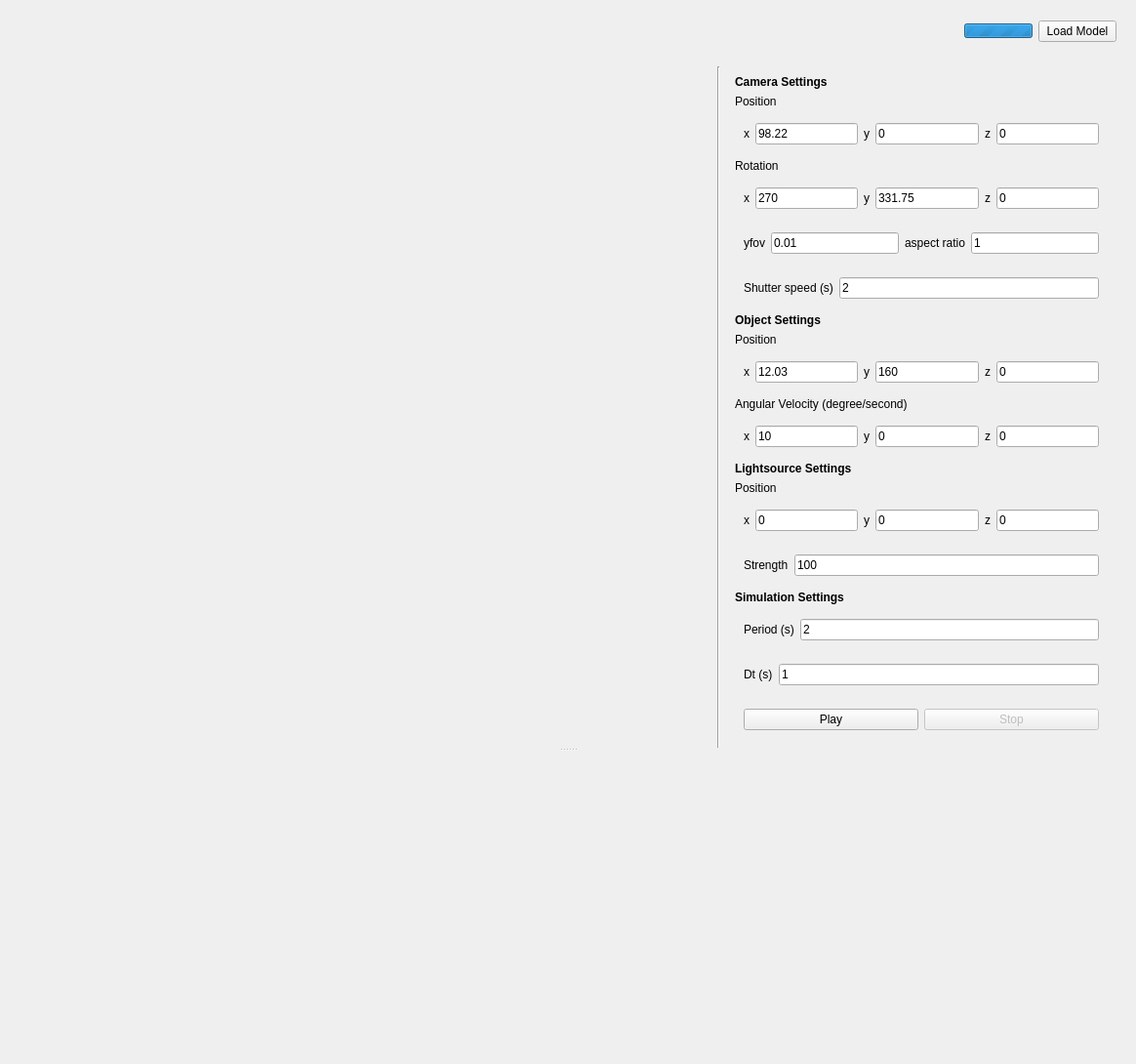
<?xml version="1.0" encoding="UTF-8"?>
<ui version="4.0">
 <class>LightCurveWidget</class>
 <widget class="QWidget" name="LightCurveWidget">
  <property name="geometry">
   <rect>
    <x>0</x>
    <y>0</y>
    <width>1080</width>
    <height>720</height>
   </rect>
  </property>
  <property name="windowTitle">
   <string>Form</string>
  </property>
  <layout class="QVBoxLayout" name="verticalLayout">
   <item>
    <widget class="QWidget" name="topPanel" native="true">
     <property name="enabled">
      <bool>true</bool>
     </property>
     <property name="maximumSize">
      <size>
       <width>16777215</width>
       <height>50</height>
      </size>
     </property>
     <property name="inputMethodHints">
      <set>Qt::ImhUppercaseOnly</set>
     </property>
     <layout class="QHBoxLayout" name="topPanelLayout">
      <item>
       <widget class="QLabel" name="lbl_meshName">
        <property name="minimumSize">
         <size>
          <width>300</width>
          <height>0</height>
         </size>
        </property>
        <property name="font">
         <font>
          <pointsize>16</pointsize>
          <weight>75</weight>
          <bold>true</bold>
         </font>
        </property>
        <property name="text">
         <string/>
        </property>
       </widget>
      </item>
      <item>
       <widget class="QLabel" name="modelNameLabel">
        <property name="minimumSize">
         <size>
          <width>500</width>
          <height>0</height>
         </size>
        </property>
        <property name="styleSheet">
         <string notr="true">font: 16pt &quot;Sans Serif&quot;;</string>
        </property>
        <property name="text">
         <string/>
        </property>
       </widget>
      </item>
      <item>
       <spacer name="horizontalSpacer">
        <property name="inputMethodHints">
         <set>Qt::ImhUppercaseOnly</set>
        </property>
        <property name="orientation">
         <enum>Qt::Horizontal</enum>
        </property>
        <property name="sizeHint" stdset="0">
         <size>
          <width>40</width>
          <height>20</height>
         </size>
        </property>
       </spacer>
      </item>
      <item>
       <widget class="QLabel" name="progressLabel">
        <property name="minimumSize">
         <size>
          <width>150</width>
          <height>0</height>
         </size>
        </property>
        <property name="layoutDirection">
         <enum>Qt::LeftToRight</enum>
        </property>
        <property name="styleSheet">
         <string notr="true"/>
        </property>
        <property name="text">
         <string/>
        </property>
        <property name="alignment">
         <set>Qt::AlignRight|Qt::AlignTrailing|Qt::AlignVCenter</set>
        </property>
       </widget>
      </item>
      <item>
       <widget class="QProgressBar" name="progressBar">
        <property name="maximumSize">
         <size>
          <width>70</width>
          <height>15</height>
         </size>
        </property>
        <property name="maximum">
         <number>0</number>
        </property>
        <property name="value">
         <number>0</number>
        </property>
        <property name="textVisible">
         <bool>true</bool>
        </property>
        <property name="format">
         <string notr="true"/>
        </property>
       </widget>
      </item>
      <item>
       <widget class="QPushButton" name="pbLoadAsteroid">
        <property name="inputMethodHints">
         <set>Qt::ImhUppercaseOnly</set>
        </property>
        <property name="text">
         <string>Load Model</string>
        </property>
       </widget>
      </item>
     </layout>
    </widget>
   </item>
   <item>
    <widget class="QWidget" name="bottomPanel" native="true">
     <property name="inputMethodHints">
      <set>Qt::ImhUppercaseOnly</set>
     </property>
     <layout class="QVBoxLayout" name="verticalLayout_3">
      <item>
       <widget class="QSplitter" name="splitter">
        <property name="inputMethodHints">
         <set>Qt::ImhUppercaseOnly</set>
        </property>
        <property name="orientation">
         <enum>Qt::Vertical</enum>
        </property>
        <widget class="QWidget" name="widget_2" native="true">
         <property name="enabled">
          <bool>true</bool>
         </property>
         <property name="baseSize">
          <size>
           <width>0</width>
           <height>500</height>
          </size>
         </property>
         <property name="layoutDirection">
          <enum>Qt::LeftToRight</enum>
         </property>
         <property name="inputMethodHints">
          <set>Qt::ImhUppercaseOnly</set>
         </property>
         <layout class="QHBoxLayout" name="horizontalLayout_9">
          <item>
           <widget class="QWidget" name="currentPositionWidget" native="true">
            <layout class="QHBoxLayout" name="positionLayout"/>
           </widget>
          </item>
          <item>
           <widget class="Line" name="line">
            <property name="orientation">
             <enum>Qt::Vertical</enum>
            </property>
           </widget>
          </item>
          <item>
           <widget class="QWidget" name="widget_9" native="true">
            <property name="minimumSize">
             <size>
              <width>400</width>
              <height>0</height>
             </size>
            </property>
            <property name="maximumSize">
             <size>
              <width>400</width>
              <height>16777215</height>
             </size>
            </property>
            <layout class="QVBoxLayout" name="verticalLayout_2">
             <item>
              <widget class="QLabel" name="label_3">
               <property name="enabled">
                <bool>true</bool>
               </property>
               <property name="font">
                <font>
                 <weight>75</weight>
                 <bold>true</bold>
                </font>
               </property>
               <property name="text">
                <string>Camera Settings</string>
               </property>
              </widget>
             </item>
             <item>
              <widget class="QLabel" name="label_4">
               <property name="text">
                <string>Position</string>
               </property>
              </widget>
             </item>
             <item>
              <widget class="QWidget" name="widget_3" native="true">
               <layout class="QHBoxLayout" name="horizontalLayout_3">
                <item>
                 <widget class="QLabel" name="label_5">
                  <property name="text">
                   <string>x</string>
                  </property>
                 </widget>
                </item>
                <item>
                 <widget class="QLineEdit" name="ln_cameraX">
                  <property name="text">
                   <string>98.22</string>
                  </property>
                 </widget>
                </item>
                <item>
                 <widget class="QLabel" name="label_6">
                  <property name="text">
                   <string>y</string>
                  </property>
                 </widget>
                </item>
                <item>
                 <widget class="QLineEdit" name="ln_cameraY">
                  <property name="text">
                   <string>0</string>
                  </property>
                 </widget>
                </item>
                <item>
                 <widget class="QLabel" name="label_7">
                  <property name="text">
                   <string>z</string>
                  </property>
                 </widget>
                </item>
                <item>
                 <widget class="QLineEdit" name="ln_cameraZ">
                  <property name="text">
                   <string>0</string>
                  </property>
                 </widget>
                </item>
               </layout>
              </widget>
             </item>
             <item>
              <widget class="QLabel" name="label_31">
               <property name="text">
                <string>Rotation</string>
               </property>
              </widget>
             </item>
             <item>
              <widget class="QWidget" name="widget_12" native="true">
               <layout class="QHBoxLayout" name="horizontalLayout_12">
                <item>
                 <widget class="QLabel" name="label_28">
                  <property name="text">
                   <string>x</string>
                  </property>
                 </widget>
                </item>
                <item>
                 <widget class="QLineEdit" name="ln_cameraRX">
                  <property name="text">
                   <string>270</string>
                  </property>
                 </widget>
                </item>
                <item>
                 <widget class="QLabel" name="label_29">
                  <property name="text">
                   <string>y</string>
                  </property>
                 </widget>
                </item>
                <item>
                 <widget class="QLineEdit" name="ln_cameraRY">
                  <property name="text">
                   <string>331.75</string>
                  </property>
                 </widget>
                </item>
                <item>
                 <widget class="QLabel" name="label_30">
                  <property name="text">
                   <string>z</string>
                  </property>
                 </widget>
                </item>
                <item>
                 <widget class="QLineEdit" name="ln_cameraRZ">
                  <property name="text">
                   <string>0</string>
                  </property>
                 </widget>
                </item>
               </layout>
              </widget>
             </item>
             <item>
              <widget class="QWidget" name="widget_14" native="true">
               <layout class="QHBoxLayout" name="horizontalLayout_15">
                <item>
                 <widget class="QLabel" name="label_35">
                  <property name="text">
                   <string>yfov</string>
                  </property>
                 </widget>
                </item>
                <item>
                 <widget class="QLineEdit" name="ln_cameraYfov">
                  <property name="text">
                   <string>0.01</string>
                  </property>
                 </widget>
                </item>
                <item>
                 <widget class="QLabel" name="label_36">
                  <property name="text">
                   <string>aspect ratio</string>
                  </property>
                 </widget>
                </item>
                <item>
                 <widget class="QLineEdit" name="ln_cameraAspectRatio">
                  <property name="text">
                   <string>1</string>
                  </property>
                 </widget>
                </item>
               </layout>
              </widget>
             </item>
             <item>
              <widget class="QWidget" name="widget_4" native="true">
               <layout class="QHBoxLayout" name="horizontalLayout_4">
                <item>
                 <widget class="QLabel" name="label_8">
                  <property name="text">
                   <string>Shutter speed (s)</string>
                  </property>
                 </widget>
                </item>
                <item>
                 <widget class="QLineEdit" name="ln_shutterSpeed">
                  <property name="text">
                   <string>2</string>
                  </property>
                 </widget>
                </item>
               </layout>
              </widget>
             </item>
             <item>
              <widget class="QLabel" name="label_9">
               <property name="enabled">
                <bool>true</bool>
               </property>
               <property name="font">
                <font>
                 <weight>75</weight>
                 <bold>true</bold>
                </font>
               </property>
               <property name="text">
                <string>Object Settings</string>
               </property>
              </widget>
             </item>
             <item>
              <widget class="QLabel" name="label_13">
               <property name="text">
                <string>Position</string>
               </property>
              </widget>
             </item>
             <item>
              <widget class="QWidget" name="widget_5" native="true">
               <layout class="QHBoxLayout" name="horizontalLayout_5">
                <item>
                 <widget class="QLabel" name="label_2">
                  <property name="text">
                   <string>x</string>
                  </property>
                 </widget>
                </item>
                <item>
                 <widget class="QLineEdit" name="ln_meshX">
                  <property name="text">
                   <string>12.03</string>
                  </property>
                 </widget>
                </item>
                <item>
                 <widget class="QLabel" name="label_11">
                  <property name="text">
                   <string>y</string>
                  </property>
                 </widget>
                </item>
                <item>
                 <widget class="QLineEdit" name="ln_meshY">
                  <property name="text">
                   <string>160</string>
                  </property>
                 </widget>
                </item>
                <item>
                 <widget class="QLabel" name="label_12">
                  <property name="text">
                   <string>z</string>
                  </property>
                 </widget>
                </item>
                <item>
                 <widget class="QLineEdit" name="ln_meshZ">
                  <property name="text">
                   <string>0</string>
                  </property>
                 </widget>
                </item>
               </layout>
              </widget>
             </item>
             <item>
              <widget class="QLabel" name="label_14">
               <property name="text">
                <string>Angular Velocity (degree/second)</string>
               </property>
              </widget>
             </item>
             <item>
              <widget class="QWidget" name="widget_6" native="true">
               <layout class="QHBoxLayout" name="horizontalLayout_6">
                <item>
                 <widget class="QLabel" name="label_15">
                  <property name="text">
                   <string>x</string>
                  </property>
                 </widget>
                </item>
                <item>
                 <widget class="QLineEdit" name="ln_wX">
                  <property name="text">
                   <string>10</string>
                  </property>
                 </widget>
                </item>
                <item>
                 <widget class="QLabel" name="label_16">
                  <property name="text">
                   <string>y</string>
                  </property>
                 </widget>
                </item>
                <item>
                 <widget class="QLineEdit" name="ln_wY">
                  <property name="text">
                   <string>0</string>
                  </property>
                 </widget>
                </item>
                <item>
                 <widget class="QLabel" name="label_17">
                  <property name="text">
                   <string>z</string>
                  </property>
                 </widget>
                </item>
                <item>
                 <widget class="QLineEdit" name="ln_wZ">
                  <property name="text">
                   <string>0</string>
                  </property>
                 </widget>
                </item>
               </layout>
              </widget>
             </item>
             <item>
              <widget class="QLabel" name="label_18">
               <property name="enabled">
                <bool>true</bool>
               </property>
               <property name="font">
                <font>
                 <weight>75</weight>
                 <bold>true</bold>
                </font>
               </property>
               <property name="text">
                <string>Lightsource Settings</string>
               </property>
              </widget>
             </item>
             <item>
              <widget class="QLabel" name="label_22">
               <property name="text">
                <string>Position</string>
               </property>
              </widget>
             </item>
             <item>
              <widget class="QWidget" name="widget_7" native="true">
               <layout class="QHBoxLayout" name="horizontalLayout_7">
                <item>
                 <widget class="QLabel" name="label_19">
                  <property name="text">
                   <string>x</string>
                  </property>
                 </widget>
                </item>
                <item>
                 <widget class="QLineEdit" name="ln_lightX">
                  <property name="text">
                   <string>0</string>
                  </property>
                 </widget>
                </item>
                <item>
                 <widget class="QLabel" name="label_20">
                  <property name="text">
                   <string>y</string>
                  </property>
                 </widget>
                </item>
                <item>
                 <widget class="QLineEdit" name="ln_lightY">
                  <property name="text">
                   <string>0</string>
                  </property>
                 </widget>
                </item>
                <item>
                 <widget class="QLabel" name="label_21">
                  <property name="text">
                   <string>z</string>
                  </property>
                 </widget>
                </item>
                <item>
                 <widget class="QLineEdit" name="ln_lightZ">
                  <property name="text">
                   <string>0</string>
                  </property>
                 </widget>
                </item>
               </layout>
              </widget>
             </item>
             <item>
              <widget class="QWidget" name="widget_8" native="true">
               <layout class="QHBoxLayout" name="horizontalLayout_8">
                <item>
                 <widget class="QLabel" name="label_23">
                  <property name="text">
                   <string>Strength</string>
                  </property>
                 </widget>
                </item>
                <item>
                 <widget class="QLineEdit" name="ln_lightStrength">
                  <property name="text">
                   <string>100</string>
                  </property>
                 </widget>
                </item>
               </layout>
              </widget>
             </item>
             <item>
              <widget class="QLabel" name="label_25">
               <property name="enabled">
                <bool>true</bool>
               </property>
               <property name="font">
                <font>
                 <weight>75</weight>
                 <bold>true</bold>
                </font>
               </property>
               <property name="text">
                <string>Simulation Settings</string>
               </property>
              </widget>
             </item>
             <item>
              <widget class="QWidget" name="widget_11" native="true">
               <layout class="QHBoxLayout" name="horizontalLayout_11">
                <item>
                 <widget class="QLabel" name="label_10">
                  <property name="text">
                   <string>Period (s)</string>
                  </property>
                 </widget>
                </item>
                <item>
                 <widget class="QLineEdit" name="ln_period">
                  <property name="text">
                   <string>2</string>
                  </property>
                 </widget>
                </item>
               </layout>
              </widget>
             </item>
             <item>
              <widget class="QWidget" name="widget_13" native="true">
               <layout class="QHBoxLayout" name="horizontalLayout_13">
                <item>
                 <widget class="QLabel" name="label_24">
                  <property name="text">
                   <string>Dt (s)</string>
                  </property>
                 </widget>
                </item>
                <item>
                 <widget class="QLineEdit" name="ln_dt">
                  <property name="text">
                   <string>1</string>
                  </property>
                 </widget>
                </item>
               </layout>
              </widget>
             </item>
             <item>
              <widget class="QWidget" name="widget_10" native="true">
               <layout class="QHBoxLayout" name="horizontalLayout_10">
                <item>
                 <widget class="QPushButton" name="pb_play">
                  <property name="text">
                   <string>Play</string>
                  </property>
                 </widget>
                </item>
                <item>
                 <widget class="QPushButton" name="pb_stop">
                  <property name="enabled">
                   <bool>false</bool>
                  </property>
                  <property name="text">
                   <string>Stop</string>
                  </property>
                 </widget>
                </item>
               </layout>
              </widget>
             </item>
            </layout>
           </widget>
          </item>
         </layout>
        </widget>
        <widget class="QWidget" name="widget" native="true">
         <property name="enabled">
          <bool>true</bool>
         </property>
         <property name="baseSize">
          <size>
           <width>0</width>
           <height>0</height>
          </size>
         </property>
         <property name="inputMethodHints">
          <set>Qt::ImhUppercaseOnly</set>
         </property>
         <layout class="QHBoxLayout" name="horizontalLayout_2">
          <item>
           <widget class="QWidget" name="mapAndPlotPanel" native="true">
            <property name="enabled">
             <bool>false</bool>
            </property>
            <property name="minimumSize">
             <size>
              <width>0</width>
              <height>300</height>
             </size>
            </property>
            <property name="inputMethodHints">
             <set>Qt::ImhUppercaseOnly</set>
            </property>
            <layout class="QHBoxLayout" name="horizontalLayout">
             <item>
              <widget class="QWidget" name="renderedImageWidget" native="true">
               <property name="sizePolicy">
                <sizepolicy hsizetype="Expanding" vsizetype="Expanding">
                 <horstretch>0</horstretch>
                 <verstretch>0</verstretch>
                </sizepolicy>
               </property>
               <property name="minimumSize">
                <size>
                 <width>350</width>
                 <height>350</height>
                </size>
               </property>
               <property name="maximumSize">
                <size>
                 <width>16777215</width>
                 <height>16777215</height>
                </size>
               </property>
               <property name="styleSheet">
                <string notr="true"/>
               </property>
               <property name="inputMethodHints">
                <set>Qt::ImhUppercaseOnly</set>
               </property>
               <layout class="QVBoxLayout" name="renderedImageLayout">
                <property name="leftMargin">
                 <number>0</number>
                </property>
                <property name="topMargin">
                 <number>0</number>
                </property>
                <property name="rightMargin">
                 <number>0</number>
                </property>
                <property name="bottomMargin">
                 <number>0</number>
                </property>
               </layout>
              </widget>
             </item>
             <item>
              <widget class="QWidget" name="lineCurveWidget" native="true">
               <property name="enabled">
                <bool>false</bool>
               </property>
               <property name="sizePolicy">
                <sizepolicy hsizetype="Expanding" vsizetype="Expanding">
                 <horstretch>0</horstretch>
                 <verstretch>0</verstretch>
                </sizepolicy>
               </property>
               <property name="minimumSize">
                <size>
                 <width>350</width>
                 <height>350</height>
                </size>
               </property>
               <property name="maximumSize">
                <size>
                 <width>16777215</width>
                 <height>16777215</height>
                </size>
               </property>
               <property name="styleSheet">
                <string notr="true"/>
               </property>
               <property name="inputMethodHints">
                <set>Qt::ImhUppercaseOnly</set>
               </property>
               <layout class="QHBoxLayout" name="lineCurveLayout"/>
              </widget>
             </item>
            </layout>
           </widget>
          </item>
         </layout>
        </widget>
       </widget>
      </item>
     </layout>
    </widget>
   </item>
  </layout>
 </widget>
 <resources/>
 <connections/>
</ui>
